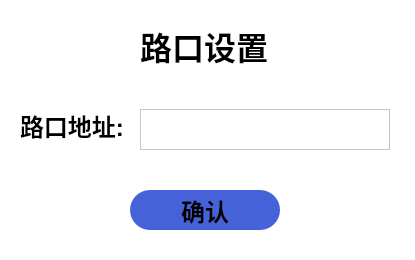
<?xml version="1.0" encoding="UTF-8"?>
<ui version="4.0">
 <class>widget</class>
 <widget class="QWidget" name="widget">
  <property name="geometry">
   <rect>
    <x>0</x>
    <y>0</y>
    <width>415</width>
    <height>260</height>
   </rect>
  </property>
  <property name="minimumSize">
   <size>
    <width>415</width>
    <height>260</height>
   </size>
  </property>
  <property name="maximumSize">
   <size>
    <width>415</width>
    <height>260</height>
   </size>
  </property>
  <property name="windowTitle">
   <string>Form</string>
  </property>
  <property name="styleSheet">
   <string notr="true">background:white;</string>
  </property>
  <widget class="QLabel" name="label">
   <property name="geometry">
    <rect>
     <x>140</x>
     <y>20</y>
     <width>151</width>
     <height>51</height>
    </rect>
   </property>
   <property name="layoutDirection">
    <enum>Qt::LeftToRight</enum>
   </property>
   <property name="styleSheet">
    <string notr="true">font-size:32px;
font-weight:bold;</string>
   </property>
   <property name="text">
    <string>路口设置</string>
   </property>
  </widget>
  <widget class="QTextEdit" name="textEdit">
   <property name="geometry">
    <rect>
     <x>140</x>
     <y>105</y>
     <width>250</width>
     <height>45</height>
    </rect>
   </property>
   <property name="minimumSize">
    <size>
     <width>250</width>
     <height>45</height>
    </size>
   </property>
   <property name="maximumSize">
    <size>
     <width>250</width>
     <height>45</height>
    </size>
   </property>
   <property name="layoutDirection">
    <enum>Qt::LeftToRight</enum>
   </property>
   <property name="styleSheet">
    <string notr="true">font-size:24px;
margin:4px 0 0 0;</string>
   </property>
  </widget>
  <widget class="QPushButton" name="pushButton">
   <property name="geometry">
    <rect>
     <x>130</x>
     <y>190</y>
     <width>150</width>
     <height>40</height>
    </rect>
   </property>
   <property name="minimumSize">
    <size>
     <width>150</width>
     <height>40</height>
    </size>
   </property>
   <property name="maximumSize">
    <size>
     <width>150</width>
     <height>40</height>
    </size>
   </property>
   <property name="styleSheet">
    <string notr="true">border-radius:20px;
background:#4662D9;
font-size:24px;
font-weight:bold;</string>
   </property>
   <property name="text">
    <string>确认</string>
   </property>
  </widget>
  <widget class="QLabel" name="label_2">
   <property name="geometry">
    <rect>
     <x>20</x>
     <y>110</y>
     <width>111</width>
     <height>31</height>
    </rect>
   </property>
   <property name="styleSheet">
    <string notr="true">font-size:24px;
font-weight:bold;</string>
   </property>
   <property name="text">
    <string>路口地址:</string>
   </property>
  </widget>
 </widget>
 <resources/>
 <connections/>
</ui>
